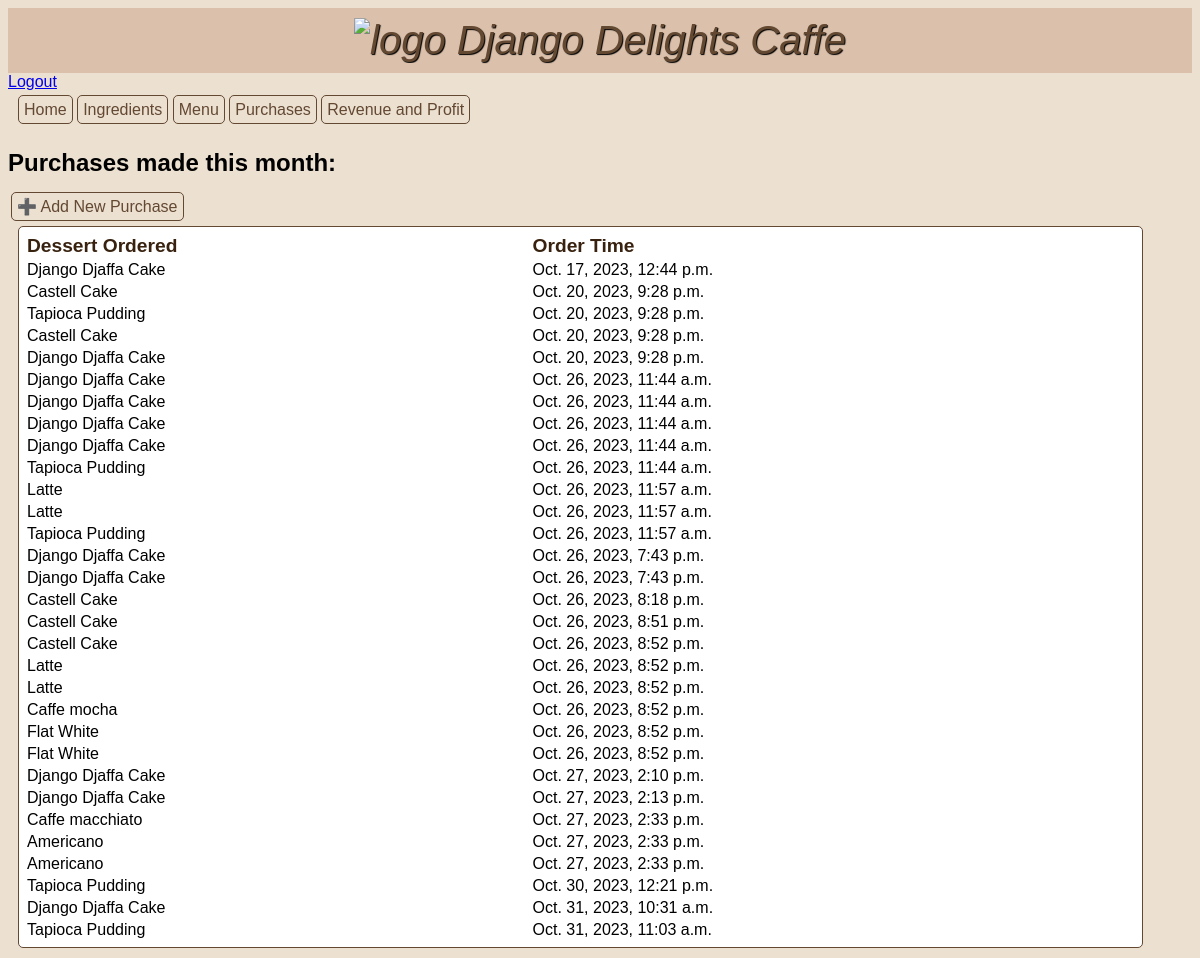
The app's page /purchases (signed in), older data.
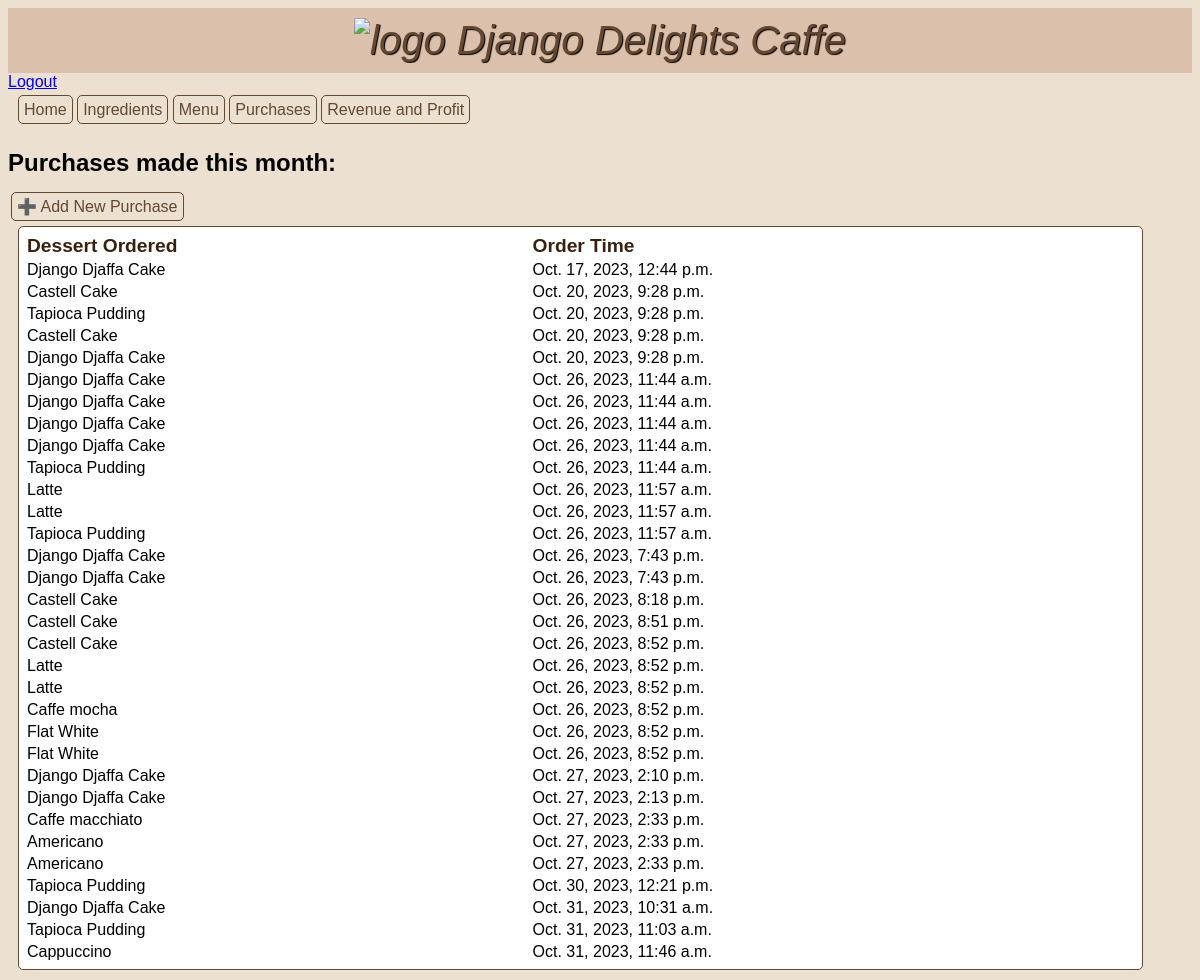
The same page, newer data.
### inventory/models.py (models this page shows, shortened)
class Purchase(models.Model):
    menu_item = models.ForeignKey(
        MenuItem, on_delete=models.CASCADE, verbose_name="Menu Item"
    )
    timestamp = models.DateTimeField(
        default=datetime.now, blank=True, verbose_name="Order Time"
    )

class MenuItem(models.Model):
    title = models.CharField(max_length=50, verbose_name="Menu Item")
    price = models.FloatField(default=0.0, verbose_name="Price")
    image = models.ImageField(null=True, blank=True, upload_to="images/")

### inventory/views.py (the view)
# urls.py: path("purchases", views.PurchaseView.as_view(), name="purchases"),
class PurchaseView(LoginRequiredMixin, ListView):
    model = Purchase
    template_name = "inventory/purchases.html"
    def get_context_data(self):
        context = super().get_context_data()
        context["purchases"] = Purchase.objects.all()
        return context

### inventory/templates/inventory/purchases.html (shortened to what this page needs)
{% extends 'base.html' %} {% load static %} {% block content %}
<h2>Purchases made this month:</h2>
<div>
  <a class="add" href="{% url 'purchasecreate' %}">➕ Add New Purchase</a>
</div>
<table class>
  <thead>
    <tr class="table-heading">
      <th>Dessert Ordered</th>
      <th>Order Time</th>
    </tr>
  </thead>
  <tbody>
    {% for purchase in purchases %}
    <tr class="table-content">
      <td>{{ purchase.menu_item.title }}</td>
      <td>{{ purchase.timestamp }}</td>
    </tr>
    {% endfor %}
  </tbody>
</table>
{% endblock %}

Row changes from the older to the newer data that the page shows:
added Purchase: menu_item "Cappuccino", timestamp "Oct. 31, 2023, 11:46 a.m."
